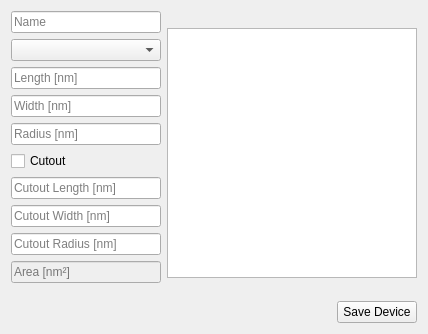
<?xml version="1.0" encoding="UTF-8"?>
<ui version="4.0">
 <class>Form</class>
 <widget class="QWidget" name="Form">
  <property name="geometry">
   <rect>
    <x>0</x>
    <y>0</y>
    <width>428</width>
    <height>334</height>
   </rect>
  </property>
  <property name="sizePolicy">
   <sizepolicy hsizetype="Minimum" vsizetype="Minimum">
    <horstretch>0</horstretch>
    <verstretch>0</verstretch>
   </sizepolicy>
  </property>
  <property name="minimumSize">
   <size>
    <width>428</width>
    <height>334</height>
   </size>
  </property>
  <property name="maximumSize">
   <size>
    <width>800</width>
    <height>334</height>
   </size>
  </property>
  <property name="windowTitle">
   <string>Edit Device</string>
  </property>
  <layout class="QVBoxLayout" name="verticalLayout">
   <item>
    <layout class="QHBoxLayout" name="horizontalLayout">
     <item>
      <layout class="QVBoxLayout" name="verticalLayout_2">
       <property name="sizeConstraint">
        <enum>QLayout::SizeConstraint::SetMinimumSize</enum>
       </property>
       <item>
        <widget class="QLineEdit" name="lineEdit_name">
         <property name="minimumSize">
          <size>
           <width>150</width>
           <height>0</height>
          </size>
         </property>
         <property name="placeholderText">
          <string>Name</string>
         </property>
        </widget>
       </item>
       <item>
        <widget class="QComboBox" name="comboBox_geometry">
         <property name="placeholderText">
          <string>Geometry</string>
         </property>
        </widget>
       </item>
       <item>
        <widget class="QLineEdit" name="lineEdit_length">
         <property name="placeholderText">
          <string>Length [nm]</string>
         </property>
        </widget>
       </item>
       <item>
        <widget class="QLineEdit" name="lineEdit_width">
         <property name="placeholderText">
          <string>Width [nm]</string>
         </property>
        </widget>
       </item>
       <item>
        <widget class="QLineEdit" name="lineEdit_radius">
         <property name="placeholderText">
          <string>Radius [nm]</string>
         </property>
        </widget>
       </item>
       <item>
        <widget class="QCheckBox" name="checkBox_cutout">
         <property name="text">
          <string>Cutout</string>
         </property>
        </widget>
       </item>
       <item>
        <widget class="QLineEdit" name="lineEdit_cutout_length">
         <property name="placeholderText">
          <string>Cutout Length [nm]</string>
         </property>
        </widget>
       </item>
       <item>
        <widget class="QLineEdit" name="lineEdit_cutout_width">
         <property name="placeholderText">
          <string>Cutout Width [nm]</string>
         </property>
        </widget>
       </item>
       <item>
        <widget class="QLineEdit" name="lineEdit_cutout_radius">
         <property name="placeholderText">
          <string>Cutout Radius [nm]</string>
         </property>
        </widget>
       </item>
       <item>
        <widget class="QLineEdit" name="lineEdit_area">
         <property name="enabled">
          <bool>false</bool>
         </property>
         <property name="placeholderText">
          <string>Area [nm²]</string>
         </property>
        </widget>
       </item>
       <item>
        <spacer name="verticalSpacer">
         <property name="orientation">
          <enum>Qt::Orientation::Vertical</enum>
         </property>
         <property name="sizeHint" stdset="0">
          <size>
           <width>20</width>
           <height>40</height>
          </size>
         </property>
        </spacer>
       </item>
      </layout>
     </item>
     <item>
      <widget class="QGraphicsView" name="graphicsView">
       <property name="sizePolicy">
        <sizepolicy hsizetype="Minimum" vsizetype="Minimum">
         <horstretch>0</horstretch>
         <verstretch>0</verstretch>
        </sizepolicy>
       </property>
       <property name="minimumSize">
        <size>
         <width>250</width>
         <height>250</height>
        </size>
       </property>
       <property name="maximumSize">
        <size>
         <width>250</width>
         <height>250</height>
        </size>
       </property>
      </widget>
     </item>
    </layout>
   </item>
   <item>
    <layout class="QHBoxLayout" name="horizontalLayout_3">
     <property name="sizeConstraint">
      <enum>QLayout::SizeConstraint::SetMinimumSize</enum>
     </property>
     <item>
      <spacer name="horizontalSpacer">
       <property name="orientation">
        <enum>Qt::Orientation::Horizontal</enum>
       </property>
       <property name="sizeHint" stdset="0">
        <size>
         <width>40</width>
         <height>20</height>
        </size>
       </property>
      </spacer>
     </item>
     <item>
      <widget class="QPushButton" name="pushButton_save">
       <property name="text">
        <string>Save Device</string>
       </property>
      </widget>
     </item>
    </layout>
   </item>
  </layout>
 </widget>
 <resources/>
 <connections/>
</ui>
